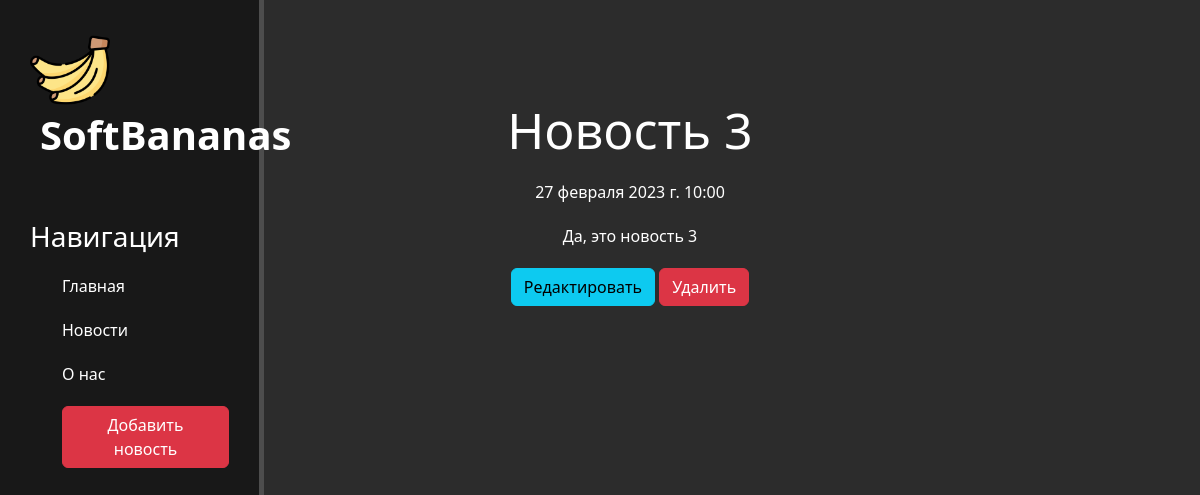
Screenshot of /news/3 with the database file from the repository.
### news/models.py (models this page shows, shortened)
class Articles(models.Model):
    title = models.CharField("Название", max_length=50, default="Новость")
    anons = models.CharField("Анонс", max_length=250)
    full_text = models.TextField("Статья")
    date = models.DateTimeField("Дата и время")
    class Meta:
        verbose_name = "Новость"
        verbose_name_plural = "Новости"

### news/views.py (the view)
# urls.py: path("<int:pk>", views.NewsDetailView.as_view(), name="news-detail"),
class NewsDetailView(DetailView):
    model = Articles
    template_name = "news/details_view.html"
    context_object_name = "article"

### news/templates/news/details_view.html (shortened to what this page needs)
{% extends 'space/layout.html' %}
{% block content %}
	<div class="features">
		<h1>{{ article.title }}</h1>
        <p>{{ article.date }}</p>
        <p>{{ article.full_text }}</p>
		<a href="{% url 'news-update' article.id %}" class="btn btn-info">Редактировать</a>
		<a href="{% url 'news-delete' article.id %}" class="btn btn-danger">Удалить</a>
	</div>
{% endblock %}

### space/static/space/css/space.css (style rules this page uses)
body { background: #2c2c2c; }
a { text-decoration: none; }
main .features { margin-left: 15%; float: left; color: #fff; margin-top: 100px; text-align: center; width: 75%; }
main .features h1 { font-size: 50px; }
main .features p { max-width: 400px; margin: 20px auto; }

### rows the page displays
Articles: title "Новость 3", date "27 февраля 2023 г. 10:00", full_text "Да, это новость 3"
